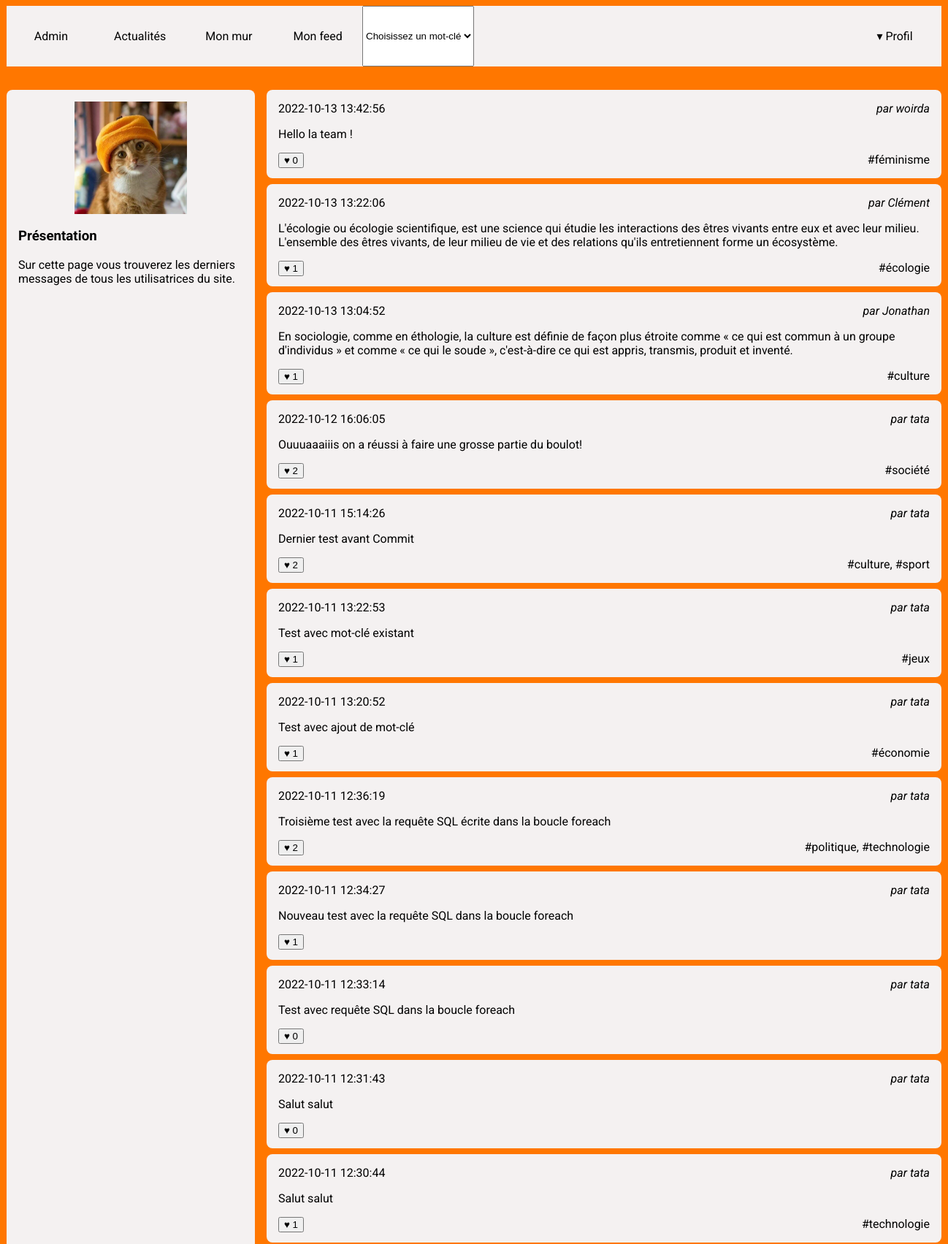
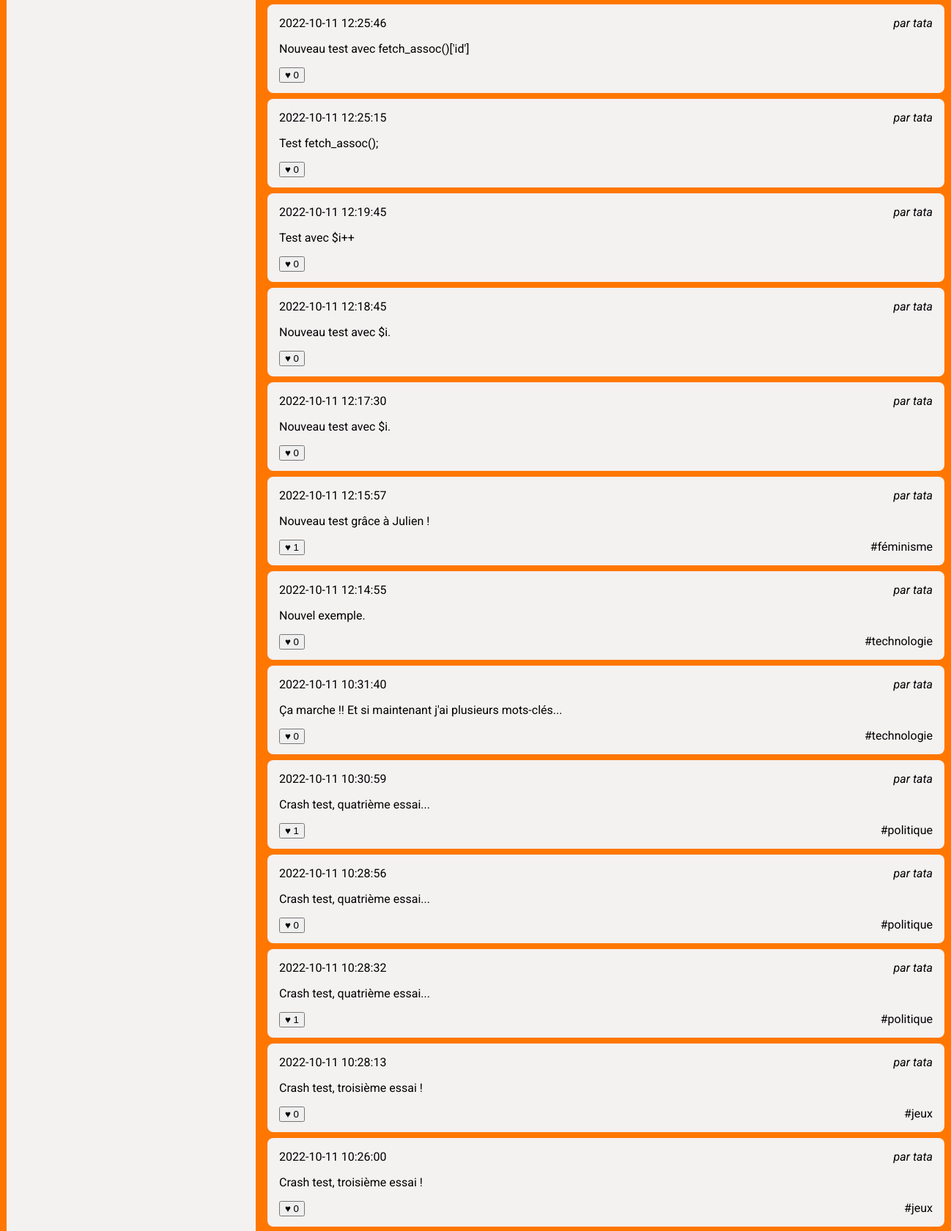
Screenshot of /resoc_n1/news.php (signed in, upper part) with the database file from the repository (2 pictures, top to bottom).
### tables this page shows
CREATE TABLE `posts` (
  `id` int(10) UNSIGNED NOT NULL,
  `user_id` int(10) UNSIGNED NOT NULL,
  `content` text NOT NULL,
  `created` datetime NOT NULL,
  `parent_id` int(10) UNSIGNED DEFAULT NULL
);

CREATE TABLE `users` (
  `id` int(10) UNSIGNED NOT NULL,
  `email` varchar(255) NOT NULL,
  `password` varchar(255) NOT NULL,
  `alias` varchar(255) NOT NULL
);

### resoc_n1/news.php (the view, shortened to what this page needs)
<!doctype html>
<html lang="fr">
    <head>
        <link rel="stylesheet" href="style.css"/>
    </head>
    <body>
        <?php include_once('header.php'); ?>
        <div id="wrapper">
            <aside>
                <img src="user.jpg" alt="Portrait de l'utilisatrice"/>
                <section>
                    <h3>Présentation</h3>
                    <p>Sur cette page vous trouverez les derniers messages de
                        tous les utilisatrices du site.</p>
                </section>
            </aside>
            <main>
                <?php
                    $laQuestionEnSql = "
                    SELECT posts.content,
                    posts.created,
                    users.alias AS author_name,
                    posts.id AS post_id,
                    users.id AS user_id,
                    count(likes.id) AS like_number,
                    GROUP_CONCAT(DISTINCT tags.label) AS taglist
                    FROM posts
                    JOIN users ON  users.id=posts.user_id
                    LEFT JOIN posts_tags ON posts.id = posts_tags.post_id
                    LEFT JOIN tags       ON posts_tags.tag_id  = tags.id
                    LEFT JOIN likes      ON likes.post_id  = posts.id
                    GROUP BY posts.id
                    ORDER BY posts.created DESC
                    LIMIT 30
                    ";
                    $lesInformations = $mysqli->query($laQuestionEnSql);
                    while ($post = $lesInformations->fetch_assoc())
                    {
                    ?>
                    <article>
                        <h3>
                            <time><?php echo $post['created'] ?></time>
                        </h3>
                        <address>par <a href="wall.php?user_id=<?php echo $post['user_id']; ?>"><?php echo $post['author_name'] ?></a></address>
                        <div>
                            <p><?php echo $post['content'] ?></p>
                        </div>
                        <footer>
                            <small>
                                <form action="news.php" method="post">
                                    <input type='submit' value="♥ <?php echo $post['like_number'] ?>">
                                </form>
                            </small>
                            <?php include('tagLinks.php') ?>
                        </footer>
                    </article>
                <?php } ?>
            </main>
        </div>
    </body>
</html>

### resoc_n1/tagLinks.php
<?php $tagsArray = explode(",", $post['taglist']);
    for($i = 0; $i < count($tagsArray); $i++) {
    if($tagsArray[0] == NULL){
        echo "</br>";
    } else if($i === count($tagsArray)-1) { ?>
        <a href=<?php echo "tags.php?tag_label=".$tagsArray[$i] ?>><?php echo "#".$tagsArray[$i] ?></a>
    <?php } else { ?>
        <a href=<?php echo "tags.php?tag_label=".$tagsArray[$i] ?>><?php echo "#".$tagsArray[$i] ?></a>,
    <?php } ?>
<?php } ?>

### resoc_n1/style.css (style rules this page uses)
body { background-color: #ff7700; background-attachment: fixed; background-size: cover; font-family: Roboto; }
a { text-decoration: none; color:black; }
#wrapper { display:flex; width:80em; margin:0 auto 2em auto; }
#wrapper aside { background-color: rgb(244, 241, 241); flex:1; padding:1em; border-radius: 0.5em; }
#wrapper aside img { display: block; width:50%; margin:auto; }
#wrapper main { flex:3; padding-left:1em; height: 80vh; overflow-y: scroll; }
#wrapper main article { background-color: rgb(244, 241, 241); padding:1em; margin-bottom: 0.5em ; border-radius: 0.5em; }
#wrapper main article h3 { margin:0; padding:0; font-weight: normal; font-size:1em; }
#wrapper main article time { float:left; }
#wrapper main article address { text-align: right; margin-bottom: 1em; }
#wrapper main article p { margin:0; }
#wrapper main article footer { margin-top: 1em; text-align: right; }
#wrapper main article footer small { float:left; }

### rows the page displays
posts: created "2022-10-13 13:42:56", user.alias "woirda", content "Hello la team !", i "féminisme"
posts: created "2022-10-13 13:22:06", user.alias "Clément", content "L'écologie ou écologie scientifique, est une science qui étudie les interactions des êtres vivants entre eux et avec leur milieu. L'ensemble des êtres vivants, de leur milieu de vie et des relations qu'ils entretiennent forme un écosystème.", i "écologie"
posts: created "2022-10-13 13:04:52", user.alias "Jonathan", content "En sociologie, comme en éthologie, la culture est définie de façon plus étroite comme « ce qui est commun à un groupe d'individus » et comme « ce qui le soude », c'est-à-dire ce qui est appris, transmis, produit et inventé.", i "culture"
posts: created "2022-10-12 16:06:05", user.alias "tata", content "Ouuuaaaiiis on a réussi à faire une grosse partie du boulot!", i "société"
posts: created "2022-10-11 15:14:26", user.alias "tata", content "Dernier test avant Commit", i "culture", i "sport"
posts: created "2022-10-11 13:22:53", user.alias "tata", content "Test avec mot-clé existant", i "jeux"
posts: created "2022-10-11 13:20:52", user.alias "tata", content "Test avec ajout de mot-clé", i "économie"
posts: created "2022-10-11 12:36:19", user.alias "tata", content "Troisième test avec la requête SQL écrite dans la boucle foreach", i "politique", i "technologie"
posts: created "2022-10-11 12:34:27", user.alias "tata", content "Nouveau test avec la requête SQL dans la boucle foreach"
posts: created "2022-10-11 12:33:14", user.alias "tata", content "Test avec requête SQL dans la boucle foreach"
posts: created "2022-10-11 12:31:43", user.alias "tata", content "Salut salut"
posts: created "2022-10-11 12:30:44", user.alias "tata", content "Salut salut", i "technologie"
posts: created "2022-10-11 12:25:46", user.alias "tata", content "Nouveau test avec fetch_assoc()['id']"
posts: created "2022-10-11 12:25:15", user.alias "tata", content "Test fetch_assoc();"
posts: created "2022-10-11 12:19:45", user.alias "tata", content "Test avec $i++"
posts: created "2022-10-11 12:18:45", user.alias "tata", content "Nouveau test avec $i."
posts: created "2022-10-11 12:17:30", user.alias "tata", content "Nouveau test avec $i."
posts: created "2022-10-11 12:15:57", user.alias "tata", content "Nouveau test grâce à Julien !", i "féminisme"
posts: created "2022-10-11 12:14:55", user.alias "tata", content "Nouvel exemple.", i "technologie"
posts: created "2022-10-11 10:31:40", user.alias "tata", content "Ça marche !! Et si maintenant j'ai plusieurs mots-clés...", i "technologie"
posts: created "2022-10-11 10:30:59", user.alias "tata", content "Crash test, quatrième essai...", i "politique"
posts: created "2022-10-11 10:28:56", user.alias "tata", content "Crash test, quatrième essai...", i "politique"
posts: created "2022-10-11 10:28:32", user.alias "tata", content "Crash test, quatrième essai...", i "politique"
posts: created "2022-10-11 10:28:13", user.alias "tata", content "Crash test, troisième essai !", i "jeux"
posts: created "2022-10-11 10:26:00", user.alias "tata", content "Crash test, troisième essai !", i "jeux"
